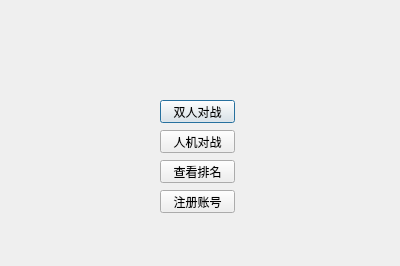
<?xml version="1.0" encoding="UTF-8"?>
<ui version="4.0">
 <class>welcome</class>
 <widget class="QDialog" name="welcome">
  <property name="geometry">
   <rect>
    <x>0</x>
    <y>0</y>
    <width>400</width>
    <height>266</height>
   </rect>
  </property>
  <property name="windowTitle">
   <string>Dialog</string>
  </property>
  <property name="styleSheet">
   <string notr="true">image: url(:/timg.jpg);</string>
  </property>
  <widget class="QPushButton" name="twoPlayers">
   <property name="geometry">
    <rect>
     <x>160</x>
     <y>100</y>
     <width>75</width>
     <height>23</height>
    </rect>
   </property>
   <property name="text">
    <string>双人对战</string>
   </property>
  </widget>
  <widget class="QPushButton" name="withAI">
   <property name="geometry">
    <rect>
     <x>160</x>
     <y>130</y>
     <width>75</width>
     <height>23</height>
    </rect>
   </property>
   <property name="text">
    <string>人机对战</string>
   </property>
  </widget>
  <widget class="QPushButton" name="check_RANK">
   <property name="geometry">
    <rect>
     <x>160</x>
     <y>160</y>
     <width>75</width>
     <height>23</height>
    </rect>
   </property>
   <property name="text">
    <string>查看排名</string>
   </property>
  </widget>
  <widget class="QPushButton" name="Enroll">
   <property name="geometry">
    <rect>
     <x>160</x>
     <y>190</y>
     <width>75</width>
     <height>23</height>
    </rect>
   </property>
   <property name="text">
    <string>注册账号</string>
   </property>
  </widget>
 </widget>
 <resources/>
 <connections/>
</ui>
